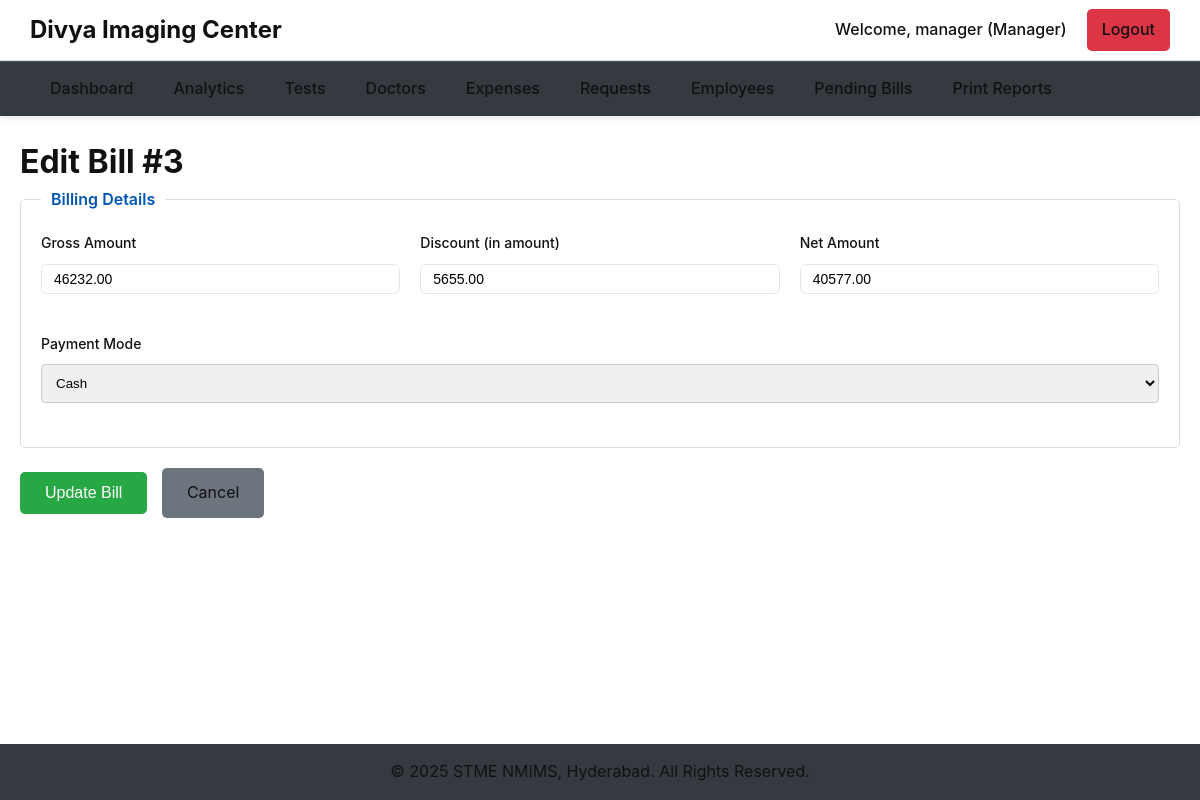
Page /manager/edit_bill.php?bill_id=3 (signed in) on the committed database.
### tables this page shows
CREATE TABLE `bills` (
  `id` int(11) NOT NULL,
  `invoice_number` int(11) DEFAULT NULL,
  `patient_id` int(11) NOT NULL,
  `receptionist_id` int(11) NOT NULL,
  `referral_type` enum('Doctor','Self','Other') NOT NULL,
  `referral_doctor_id` int(11) DEFAULT NULL,
  `gross_amount` decimal(10,2) NOT NULL,
  `discount` decimal(10,2) DEFAULT 0.00,
  `discount_by` enum('Center','Doctor') NOT NULL DEFAULT 'Center',
  `net_amount` decimal(10,2) NOT NULL,
  `amount_paid` decimal(10,2) NOT NULL DEFAULT 0.00,
  `balance_amount` decimal(10,2) NOT NULL DEFAULT 0.00,
  `payment_mode` varchar(50) DEFAULT NULL,
  `payment_status` enum('Paid','Due','Half Paid') NOT NULL DEFAULT 'Due',
  `bill_status` enum('Original','Re-Billed','Void') NOT NULL DEFAULT 'Original',
  `created_at` timestamp NOT NULL DEFAULT current_timestamp(),
  `updated_at` timestamp NOT NULL DEFAULT current_timestamp() ON UPDATE current_timestamp(),
  `referral_source_other` varchar(100) DEFAULT NULL
);

### manager/edit_bill.php (the view, shortened to what this page needs)
<?php
require_once '../includes/db_connect.php';
$bill_id = isset($_GET['bill_id']) ? (int)$_GET['bill_id'] : 0;
$request_id = isset($_GET['request_id']) ? (int)$_GET['request_id'] : 0;
$stmt = $conn->prepare("SELECT * FROM bills WHERE id = ?");
$stmt->bind_param("i", $bill_id);
$stmt->execute();
$bill = $stmt->get_result()->fetch_assoc();
require_once '../includes/header.php';
?>
<div class="form-container">
    <h1>Edit Bill #<?php echo $bill_id; ?></h1>
    <form action="edit_bill.php?bill_id=<?php echo $bill_id; ?>&request_id=<?php echo $request_id; ?>" method="POST">
        <fieldset>
            <legend>Billing Details</legend>
            <div class="form-row">
                <div class="form-group"><label for="gross_amount">Gross Amount</label><input type="text" id="gross_amount" name="gross_amount" required value="<?php echo htmlspecialchars($bill['gross_amount']); ?>"></div>
                <div class="form-group"><label for="discount">Discount (in amount)</label><input type="number" id="discount" name="discount" value="<?php echo htmlspecialchars($bill['discount']); ?>" step="0.01" min="0"></div>
                <div class="form-group"><label for="net_amount">Net Amount</label><input type="text" id="net_amount" name="net_amount" required value="<?php echo htmlspecialchars($bill['net_amount']); ?>"></div>
            </div>
            <div class="form-group">
                <label for="payment_mode">Payment Mode</label>
                <select id="payment_mode" name="payment_mode" required>
                    <option value="Cash" <?php if($bill['payment_mode'] == 'Cash') echo 'selected'; ?>>Cash</option>
                </select>
            </div>
        </fieldset>
        <button type="submit" class="btn-submit">Update Bill</button>
        <a href="requests.php" class="btn-cancel">Cancel</a>
    </form>
</div>
<?php require_once '../includes/footer.php'; ?>

### assets/css/complete.css (style rules this page uses)
:root { --glass-bg: rgba(255, 255, 255, 0.15); --glass-border: rgba(255, 255, 255, 0.2); --text-primary: #f0f2f5; --text-secondary: #c5cae9; --accent-color: #ff79c6; --hover-bg: rgba(255, 255, 255, 0.25); }
:root { --primary-color:#4A90E2;--primary-hover:#357ABD;--secondary-color:#F4F7FC;--text-color:#333;--text-light:#777;--border-color:#E0E0E0;--white-color:#FFFFFF;--success-color:#28a745;--danger-color:#dc3545;--shadow:0 4px 12px rgba(0,0,0,0.08);--border-radius:8px; }
body { font-family:'Segoe UI','Roboto','Helvetica','Arial',sans-serif;background-color:var(--secondary-color);margin:0; }
:root { --primary-gradient: linear-gradient(135deg, #667eea 0%, #764ba2 100%); --secondary-gradient: linear-gradient(135deg, #f093fb 0%, #f5576c 100%); --success-gradient: linear-gradient(135deg, #4facfe 0%, #00f2fe 100%); --warning-gradient: linear-gradient(135deg, #43e97b 0%, #38f9d7 100%); --danger-gradient: linear-gradient(135deg, #fa709a 0%, #fee140 100%); --primary: #667eea; --primary-dark: #4c63d2; --secondary: #6c7293; --success: #00d4aa; --warning: #ffb020; --danger: #ff3d71; --info: #00b8d4; --white: #ffffff; --light: #f8fafc; --light-gray: #e2e8f0; --gray: #94a3b8; --dark-gray: #475569; --dark: #1e293b; --darker: #0f172a; --navbar-height: 70px; --container-padding: 2rem; --border-radius: 12px; --border-radius-sm: 8px; --border-radius-lg: 20px; --shadow-sm: 0 2px 4px rgba(0, 0, 0, 0.06); --shadow: 0 4px 6px rgba(0, 0, 0, 0.07); --shadow-md: 0 10px 15px rgba(0, 0, 0, 0.1); --shadow-lg: 0 25px 50px rgba(0, 0, 0, 0.15); --shadow-3d: 0 20px 40px rgba(0, 0, 0, 0.1), 0 0 0 1px rgba(255, 255, 255, 0.05); --transition: all 0.3s cubic-bezier(0.4, 0, 0.2, 1); --transition-fast: all 0.15s cubic-bezier(0.4, 0, 0.2, 1); --transition-slow: all 0.5s cubic-bezier(0.4, 0, 0.2, 1); }
* { margin: 0; padding: 0; box-sizing: border-box; }
body { font-family: 'Inter', -apple-system, BlinkMacSystemFont, sans-serif; background: #fff; color: var(--dark); line-height: 1.6; min-height: 100vh; overflow-x: hidden; }
.form-group { margin-bottom: 1.5rem; }
body { font-family: 'Inter', sans-serif; margin: 0; padding: 0; background-color: #f4f7f6; color: #555; line-height: 1.6; display: flex; flex-direction: column; min-height: 100vh; }
body { font-family: 'Inter', sans-serif; margin: 0; padding: 0; background-color: #f4f7f6; color: #333; line-height: 1.6; display: flex; flex-direction: column; min-height: 100vh; }
.form-container, .table-container { padding: 20px; }
fieldset { border: 1px solid #ddd; border-radius: 5px; padding: 20px; margin-bottom: 20px; }
legend { font-weight: 600; color: #0056b3; padding: 0 10px; }
.form-row { display: flex; flex-wrap: wrap; gap: 20px; margin-bottom: 15px; }
.form-group { flex: 1; min-width: 250px; display: flex; flex-direction: column; }
.form-group label { margin-bottom: 5px; font-weight: 500; }
.form-group input, .form-group select, .form-group textarea { padding: 10px; border: 1px solid #ccc; border-radius: 4px; width: 100%; box-sizing: border-box; }
.btn-submit { background-color: #28a745; color: white; padding: 12px 25px; border: none; border-radius: 5px; font-size: 16px; cursor: pointer; transition: background-color 0.3s; }
.btn-cancel { background-color: #6c757d; color: white; padding: 12px 25px; border: none; border-radius: 5px; font-size: 16px; cursor: pointer; text-decoration: none; display: inline-block; margin-left: 10px; }
:root { --primary: #4e73df; --secondary: #858796; --success: #1cc88a; --danger: #e74a3b; --warning: #f6c23e; --info: #36b9cc; --light: #f8f9fc; --dark: #666; --border-color: #e3e6f0; --card-shadow: 0 0.15rem 1.75rem 0 rgba(58, 59, 69, 0.15); --sidebar-width: 14rem; }
.form-group { display: flex; flex-direction: column; gap: 0.25rem; }
.form-group label { font-size: 0.875rem; color: var(--secondary); }
.form-group input { padding: 0.375rem 0.75rem; border: 1px solid var(--border-color); border-radius: 0.35rem; font-size: 0.875rem; }
body, .main-content, .page-container, .dashboard-container, .management-container, .table-container, .chart-container, .glass-card, .summary-card, .login-container, .login-box, .sidebar, .header-bar, .filter-bar, .celebration-modal, .event-popup-modal, .popup-content { background: #fff !important; background-color: #fff !important; color: #111 !important; }
h1, h2, h3, h4, h5, h6, p, label, span, a, th, td, .btn, .form-label, .form-control { color: #111 !important; }

### rows in the picture
bills: gross_amount "46232.00", discount "5655.00", net_amount "40577.00", payment_mode "Cash"

### other values in the picture
$username "manager"
$role "Manager"
$bill_id "3"
